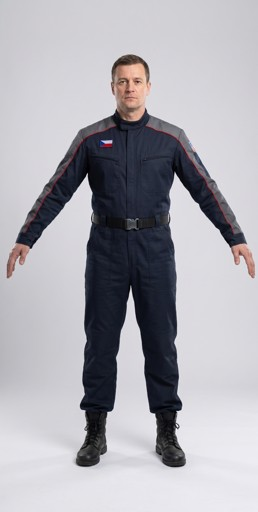
#> input picture tools/props/closeup/fixtures/pro-player_wide-work.jpg, 258 x 512 px
$ python -i check.py   (imports and definitions only)
#> lines starting #> are read from the running program, lines starting #| are printed output that depends on the picture; after the words box and inside, x2 and y2 are one past the last pixel; in counts of white or black regions, pixels touching at a corner belong together
"""The close-up shape check: whether a close-up may go to the 3D step, decided without a person.

Two halves. The measurements are cheap and run here on the picture alone: a plain background all round its
border (a room, a floor or a cut-off object breaks it), the object filling a sensible share of the frame, one
object rather than several, and its outline's proportions against the inventory row's box. The judge is a
vision-language model on a rented card (../cloud/judge.py, Qwen3.8-27B in FP8, Apache-2.0) that sees the concept's
crop beside the close-up and answers set questions: one object, a clean background, the whole object, the same
object as in the crop, parts missing or added, proportions. Each question is asked with three seeds and the majority decides. A close-up passes only when both halves pass.

The rule was tuned on the 40 close-ups of the open-model check (job openpics, 2026-10-08, four models on the
lab's ten objects, each scored by hand): a pass of a picture scored wrong costs a bad 3D model, a fail of a good
one only a Nano Banana Pro picture, so the rule leans to failing.
"""
import json
import math
import re

import numpy as np
from PIL import Image
from scipy import ndimage

# The judge's question. Image 1 is the concept's crop, image 2 the close-up.
QUESTION = """You check a picture made for a 3D model maker.
Image 1 is a crop of a concept painting of a room; the object to check is in it, among other things.
Image 2 is a new picture that should show that one object alone, clean, for a 3D model to be built from it.
The object: {words}.
Its size: {wide:.2f} m wide, {deep:.2f} m deep and {tall:.2f} m tall.

Image 2 passes only if a 3D model built from it would have the right shape. Look hard at image 2 and decide:
1. one_object: image 2 shows exactly one object: no second copy, no other objects (things standing on it, in
   front of it or beside it count as other objects).
2. clean: the background is plain and empty: no room, wall, floor, shelf, scenery or miniature scene, and nothing
   drawn beside the object: no dimension lines, arrows, measurements, captions or other text.
3. whole: the whole object is in the frame, nothing cut off by the edge.
4. same_object: it is the same object as in image 1, not a different kind of object or a generic one.
5. missing_parts: main parts the object has in image 1 that image 2 lacks (a jointed arm, a second unit, legs).
6. added_parts: parts image 2 adds that the object in image 1 does not have (for example armrests, dividers, a
   stand, a hood or top panel, extra boxes, objects standing on it). Stickers, labels, notes and wear do not count.
   Where image 1 and the words disagree about the shape, image 1 wins.
7. proportions: the object's proportions in image 2 match the size given (width : depth : height) within about a
   quarter, allowing for the view.

After your thinking, answer with one JSON object and nothing after it:
{{"one_object": true, "clean": true, "whole": true, "same_object": true, "missing_parts": [], "added_parts": [],
"proportions": true, "shape_score": 8, "verdict": "pass"}}
shape_score is 1 to 10, 10 meaning the same shape as the object in image 1; verdict is "pass" or "fail"."""

# The measurements' limits.
SIDE = 256                 # the picture is measured at this size
RING = 0.03                # the border ring, as a share of the side
NEAR = 18.0                # a pixel this close to the background colour (0-255 RGB distance) is background
FAR = 30.0                 # a pixel this far from it is object
BORDER_CLEAN = 0.75        # share of the ring that must be background (a long cast shadow may reach the edge)
SPECK = 0.01               # parts smaller than this share of the object are specks
FILL_MIN = 0.45            # the object's longer side, as a share of the frame's
ONE_PIECE = 0.7           # share of the object's pixels in its largest part (a dropped shadow apart from it is allowed)
PROPORTION_LIMIT = 0.5     # |ln(seen height:width / expected)| at most this
# The view the close-ups are drawn from: turned about 35 degrees, a little from above (the close-up wording).
TURN_DEGREES = 35.0
LOOK_DOWN_DEGREES = 15.0
# The outline is held to that one look-down, the one every wording states (stage.VIEW), never a best fit over a range:
# the fit's free angle absorbs a wrong size (a range of 15 to 30 degrees, 9ef3c78c, newly passed 34 proportion faults,
# 8 of them not plainly good pictures). No documented camera of the picture model backs a range, and the measured fits
# do not: Batch 1's 59 framed flat close-ups (whose outline is mostly look-down) fit 6 to 60 degrees, 29 of them
# inside 15 to 30 (2026-10-25). Nothing on the picture alone tells the camera from the shape, so a picture off the
# stated view is a retry (PRO_TAKES), a Pro picture's cost, never a bad model's.
# A row that lies flat (the model gate's shape class "flat", tools/props/gates/model.py FLAT_SHARE and SLENDER_SHARE:
# its thinnest side under FLAT_SHARE of its longest, its middle side at least SLENDER_SHARE of it) whose thinnest side
# is its height is drawn and checked from straight above (TOP_DOWN_DEGREES), square to the frame: from the stated
# look-down its outline's height is nearly all the view's (a 2 x 3 m rug 2 cm thick, 0.93 m of the outline's height
# from its top, 0.02 from its own), so the proportion check judged the camera, not the object, and Batch 1's flat
# rows (rug, poster, sticky note) failed it on all four takes (try 4, 2026-10-25). From above its outline is its face,
# held to wide:deep either way round; turned 35 degrees a 1 x 3 face would show 1.19 and a square 1.0, too close to judge.
# A flat row standing on its edge (a poster on a wall, sized thin in depth) shows its face from the stated view.
FLAT_SHARE = 0.18
SLENDER_SHARE = 0.25
TOP_DOWN_DEGREES = 90.0
# The judge is asked each question with these seeds, and a close-up passes its half when most answers pass: one
# answer alone gave a different verdict for the same picture between runs (the lab desk, 2026-10-08).
SEEDS = (7, 8, 9)
# The judge's limits: the shape score a pass needs, and the judge's own questions that must all be yes.
SCORE_MIN = 7
MUST_BE_TRUE = ("one_object", "clean", "whole", "same_object", "proportions")


# [38 lines left out: functions question, answer_of, lies_flat, look_down, expected_proportion, not called in this run]


def ring_of(shape, ring):
    """Which pixels of a picture of `shape` lie in its border ring, `ring` pixels wide."""
    in_ring = np.zeros(shape[:2], dtype=bool)
    in_ring[:ring], in_ring[-ring:], in_ring[:, :ring], in_ring[:, -ring:] = True, True, True, True
    return in_ring


def background_fit(pixels, where):
    """The background as a smooth surface fitted to the pixels `where` is true (studio light falls off towards the
    corners), per pixel: a quadratic in x and y per colour channel, by least squares."""
    height, width = pixels.shape[:2]
    rows, columns = np.mgrid[0:height, 0:width]
    x, y = columns / width - 0.5, rows / height - 0.5
    terms = np.stack([np.ones_like(x), x, y, x * x, y * y, x * y], axis=-1)
    weights, *_ = np.linalg.lstsq(terms[where], pixels[where], rcond=None)
    return terms @ weights


def object_mask(picture):
    """Per pixel, how far it is from the fitted background, and which pixels are the border ring."""
    pixels = np.asarray(picture, dtype=float)
    in_ring = ring_of(pixels.shape, max(1, round(RING * min(pixels.shape[:2]))))
    return np.linalg.norm(pixels - background_fit(pixels, in_ring), axis=2), in_ring


def measure(path, size):
    """The cheap measurements of one close-up: its border's cleanliness, the object's share of the frame, the share
    of it in one piece and how far its outline's proportions are from the row's box."""
    picture = Image.open(path).convert("RGB")
    picture.thumbnail((SIDE, SIDE))
    distance, in_ring = object_mask(picture)
    border_clean = float(np.mean(distance[in_ring] < NEAR))
    solid = ndimage.binary_closing(distance > FAR, iterations=2)
    labels, count = ndimage.label(solid)
    sizes = ndimage.sum(solid, labels, range(1, count + 1)) if count else np.array([])
    total = sizes.sum()
    kept = [index + 1 for index, area in enumerate(sizes) if area >= SPECK * total]
    if not kept:
        return {"border_clean": border_clean, "fill": 0.0, "one_piece": 0.0, "proportion_error": None}
    rows, columns = np.nonzero(np.isin(labels, kept))
    height, width = rows.max() - rows.min() + 1, columns.max() - columns.min() + 1
    seen = height / width
    return {"border_clean": border_clean,
            "fill": float(max(height / distance.shape[0], width / distance.shape[1])),
            "one_piece": float(max(sizes) / sum(sizes[index - 1] for index in kept)),
            "proportion_error": proportion_error(seen, size) if size else None}


# [8 lines left out: function proportion_error, not called in this run]


def frame_faults(measures):
    """What the measurements fault in how a close-up is framed: a plain border, the object filling the frame, in one
    piece; none when it passes them."""
    faults = []
    if measures["border_clean"] < BORDER_CLEAN:
        faults.append("background not plain to the edge")
    if measures["fill"] < FILL_MIN:
        faults.append("object small in the frame")
    if measures["one_piece"] < ONE_PIECE:
        faults.append("more than one object")
    return faults


# [6 lines left out: function measured_faults, not called in this run]


# A person's close-up (the people layer's own, CONTEXT.md "layer adapter"; stage.PERSON) is drawn front on in the
# rig's A-pose, so its outline is no box's: its proportions are not held to the row's box. Its arms must stand clear of
# the body instead, or Pixal3D fuses them to the torso (Nev, 2026-10-10). Between the armpits and the wrists (ARM_ROWS
# of the figure's height from its top), a row counts where open background at least ARM_GAP of the figure's height
# wide lies between each arm and the body; at least ARMS_APART of the rows must. The figure is every pixel off its
# backdrop by BACKGROUND_STEP. The backdrop is the smooth surface (background_fit) fitted to the border ring, then
# refitted twice to every pixel within BACKDROP_NEAR of the last fit: Nano Banana Pro's studio backdrop is lighter
# behind the figure than at the edges, so a fit to the edges alone took that lighter middle for figure (the first
# people benchmark, #26, 2026-10-21: 0.56 and 0.45 of the frame, both scored 0.00 with their arms well apart). It is
# closed, its largest piece with its holes filled (a white suit on a light grey backdrop reads as holes). The player's
# close-ups had 0.67 of their rows so; Nev's two fused takes none, her four drawn after the pose picture 0.35 to 0.51
# (2026-10-11; the maker's klein close-ups, tools/characters/maker/prop_person.py, which reads it from here); Pro's two
# of #26, with the refitted backdrop, 0.66 and 0.67.
ARM_ROWS = (0.25, 0.47)
ARM_GAP = 0.01
ARMS_APART = 0.3
BACKGROUND_STEP = 18
BACKDROP_NEAR = 40          # the figure is 70 and more off the backdrop, its shading at most about 20


def figure_of(path):
    """A close-up's figure as a mask (the rules above)."""
    colours = np.asarray(Image.open(path).convert("RGB")).astype(float)
    backdrop = ring_of(colours.shape, max(1, round(RING * min(colours.shape[:2]))))
    for _ in range(3):
        distance = np.linalg.norm(colours - background_fit(colours, backdrop), axis=2)
        backdrop = distance < BACKDROP_NEAR
    figure = ndimage.binary_closing(distance > BACKGROUND_STEP, np.ones((3, 3)))
    label, _ = ndimage.label(figure)
    return ndimage.binary_fill_holes(label == np.bincount(label.ravel())[1:].argmax() + 1)


def arm_gap_share(path):
    """The share of the arm rows (ARM_ROWS) of a close-up with an ARM_GAP gap between each arm and the body."""
    figure = figure_of(path)
    rows = np.flatnonzero(figure.any(1))
    top, height = rows[0], rows[-1] - rows[0]
    apart = []
    for row in range(int(top + ARM_ROWS[0] * height), int(top + ARM_ROWS[1] * height)):
        edges = np.flatnonzero(np.diff(np.concatenate([[0], figure[row].astype(int), [0]])))
        runs = [(start, end) for start, end in zip(edges[::2], edges[1::2]) if end - start >= 3]
        apart.append(len(runs) >= 3 and min(runs[1][0] - runs[0][1], runs[-1][0] - runs[-2][1]) >= ARM_GAP * height)
    return float(np.mean(apart))


def person_faults(path):
    """What the measurements fault in a person's close-up: its framing, and arms not clear of the body."""
    faults = frame_faults(measure(path, None))
#> in measure, picture is the input picture: PIL image 258x512 RGB; mean R, G, B 170.6, 169.4, 175.9
#> in measure, `picture.thumbnail((SIDE, SIDE))`:
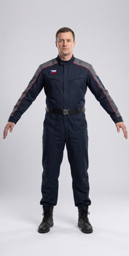
#> picture: PIL image 129x256 RGB; mean R, G, B 170.7, 169.4, 175.9
#> in background_fit, `weights, *_ = np.linalg.lstsq(terms[where], pixels[where], rcond=None)`: weights = [[206.4, 202.4, 207.3], [11.56, 10.51, 10.65], [24.03, 23.93, 24.56], [-10.1, -4.52, -3.72], [53.43, 64.49, 66.29], [18.9, 19.29, 19.5]]
#> in measure, `distance, in_ring = object_mask(picture)`:
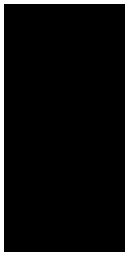
#> in_ring: shape (256, 129) bool; 9.1% white; 1 white region, box (x1, y1, x2, y2) and area: (0, 0, 129, 256) 3016
#> in measure, `border_clean = float(np.mean(distance[in_ring] < NEAR))`: border_clean = 0.883
#> in measure, `solid = ndimage.binary_closing(distance > FAR, iterations=2)`: solid: shape (256, 129) bool; 29.8% white; 2 white regions, box (x1, y1, x2, y2) and area: (3, 27, 127, 234) 9818, (2, 174, 6, 190) 39
#> in measure, `labels, count = ndimage.label(solid)`:
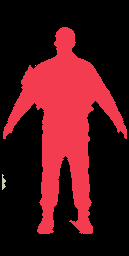
#> labels: shape (256, 129) int32; 4 distinct labels, from 0 to 3; one colour per label, 0 black
#> in measure, `labels, count = ndimage.label(solid)`: count = 3
#> in measure, `sizes = ndimage.sum(solid, labels, range(1, count + 1)) if count else ..`: sizes = [9817, 1, 39]
#> in measure, `total = sizes.sum()`: total = 9857
#> in measure, `kept = [index + 1 for index, area in enumerate(sizes) if area >= SPECK..`: kept = [1]
#> in measure, `rows, columns = np.nonzero(np.isin(labels, kept))`: rows = 9817 values from 27 to 233; columns = 9817 values, max 126 at index 5971, min 3 at index 6037, mean 64.34
#> in measure, `height, width = rows.max() - rows.min() + 1, columns.max() - columns.m..`: height = 207; width = 124
#> in measure, `seen = height / width`: seen = 1.67
#> in frame_faults, `faults = []`: faults = []
#> faults = []
    share = arm_gap_share(path)
#> the loop in figure_of, `for _ in range(3):` made 3 passes
#> pass 1, in figure_of, `distance = np.linalg.norm(colours - background_fit(colours, backdrop),..`:
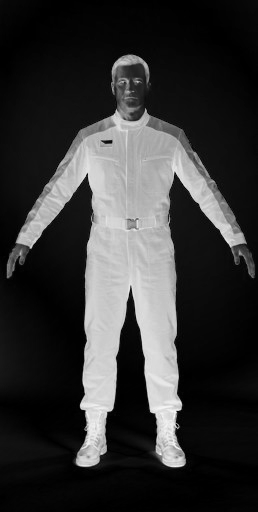
#> distance: shape (512, 258) float64; min 0.195, max 390.1, mean 80.8; drawn with min black and max white
#> pass 1, in figure_of, `backdrop = distance < BACKDROP_NEAR`:
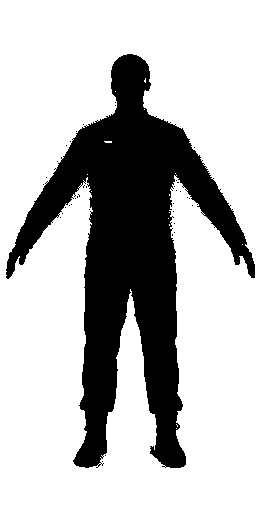
#> backdrop: shape (512, 258) bool; 73.3% white; 37 black regions (36 under 20 px), largest, box (x1, y1, x2, y2) and area: (6, 54, 255, 468) 35285
#> in figure_of, `figure = ndimage.binary_closing(distance > BACKGROUND_STEP, np.ones((3..`: figure: shape (512, 258) bool; 34.5% white; 27 white regions (24 under 20 px), largest, box (x1, y1, x2, y2) and area: (1, 54, 256, 471) 42607, (1, 418, 66, 511) 2551, (220, 375, 257, 395) 324
#> in figure_of, `label, _ = ndimage.label(figure)`:
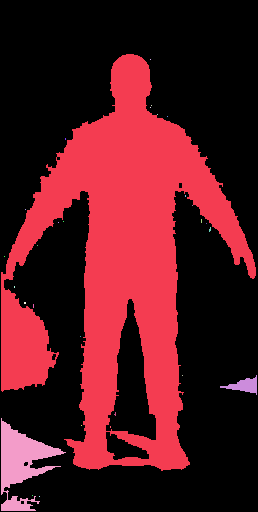
#> label: shape (512, 258) int32; 30 distinct labels, from 0 to 29; one colour per label, 0 black
#> in figure_of, `return ndimage.binary_fill_holes(label == np.bincount(label.ravel())[1..`:
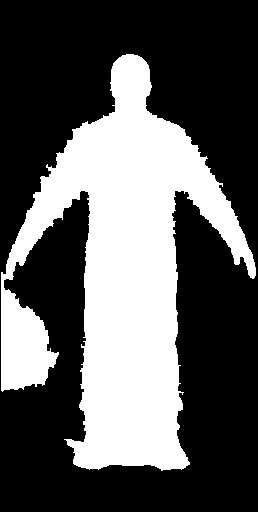
#> returned value: shape (512, 258) bool; 35.4% white; 1 white region, box (x1, y1, x2, y2) and area: (1, 54, 256, 471) 46788
#> in arm_gap_share, `rows = np.flatnonzero(figure.any(1))`: rows = 417 values from 54 to 470
#> in arm_gap_share, `top, height = rows[0], rows[-1] - rows[0]`: top = 54; height = 416
#> the loop in arm_gap_share, `for row in range(int(top + ARM_ROWS[0] * height), int(top + ARM_ROWS[1..` made 91 passes
#> runs on passes 1, 2, 3, 4, 5, 6, 10, 11, 12, 13, 14, 15: [(56, 208)], [(56, 206)], [(56, 206)], [(57, 205)], [(57, 205)], [(57, 205)], [(46, 52), (56, 208)], [(48, 211)], [(48, 210)], [(48, 210)], [(51, 210)], [(51, 210)]
#> edges on passes 7, 8, 9, 28, 29: [47, 48, 57, 205], [46, 48, 56, 206], [46, 48, 51, 52, 56, 208], [41, 219, 222, 223], [41, 219, 222, 223]
#> after the loop in arm_gap_share, `for row in range(int(top + ARM_ROWS[0] * height), int(top + ARM_ROWS[1..`: apart = 91 items, first 6: False, False, False, False, False, False
#> share = 0.626
    if share < ARMS_APART:
        faults.append(f"arms not clear of the body ({share:.2f} of the arm rows apart, under {ARMS_APART})")
    return faults


# [27 lines left out: functions judged_faults, voted_faults, faults, not called in this run]

>>> result = person_faults('fixtures/pro-player_wide-work.jpg')
#> result = []
